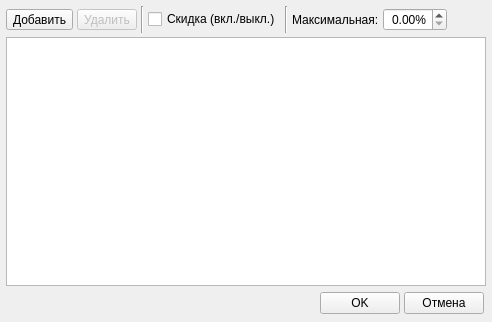
<?xml version="1.0" encoding="UTF-8"?>
<ui version="4.0">
 <class>FrameCardDiscounts</class>
 <widget class="QWidget" name="FrameCardDiscounts">
  <property name="geometry">
   <rect>
    <x>0</x>
    <y>0</y>
    <width>492</width>
    <height>322</height>
   </rect>
  </property>
  <property name="windowTitle">
   <string>Form</string>
  </property>
  <layout class="QVBoxLayout" name="verticalLayout">
   <property name="spacing">
    <number>4</number>
   </property>
   <property name="leftMargin">
    <number>6</number>
   </property>
   <property name="topMargin">
    <number>6</number>
   </property>
   <property name="rightMargin">
    <number>6</number>
   </property>
   <property name="bottomMargin">
    <number>6</number>
   </property>
   <item>
    <layout class="QHBoxLayout" name="horizontalLayout">
     <item>
      <widget class="QToolButton" name="toolButtonAddDiscount">
       <property name="toolTip">
        <string>Добавить скидку из справочника скидок</string>
       </property>
       <property name="text">
        <string>Добавить</string>
       </property>
       <property name="icon">
        <iconset resource="../../res.qrc">
         <normaloff>:/32/icons/32x32/add.png</normaloff>:/32/icons/32x32/add.png</iconset>
       </property>
       <property name="iconSize">
        <size>
         <width>24</width>
         <height>24</height>
        </size>
       </property>
       <property name="toolButtonStyle">
        <enum>Qt::ToolButtonTextBesideIcon</enum>
       </property>
      </widget>
     </item>
     <item>
      <widget class="QToolButton" name="toolButtonDelDiscount">
       <property name="enabled">
        <bool>false</bool>
       </property>
       <property name="toolTip">
        <string>Удалить скидку</string>
       </property>
       <property name="text">
        <string>Удалить</string>
       </property>
       <property name="icon">
        <iconset resource="../../res.qrc">
         <normaloff>:/32/icons/32x32/delete.png</normaloff>:/32/icons/32x32/delete.png</iconset>
       </property>
       <property name="iconSize">
        <size>
         <width>24</width>
         <height>24</height>
        </size>
       </property>
      </widget>
     </item>
     <item>
      <widget class="Line" name="line">
       <property name="orientation">
        <enum>Qt::Vertical</enum>
       </property>
      </widget>
     </item>
     <item>
      <widget class="QCheckBox" name="checkBoxIsDiscount">
       <property name="text">
        <string>Скидка (вкл./выкл.)</string>
       </property>
      </widget>
     </item>
     <item>
      <widget class="Line" name="line_2">
       <property name="orientation">
        <enum>Qt::Vertical</enum>
       </property>
      </widget>
     </item>
     <item>
      <widget class="QLabel" name="label_9">
       <property name="text">
        <string>Максимальная:</string>
       </property>
      </widget>
     </item>
     <item>
      <widget class="QDoubleSpinBox" name="doubleSpinBoxMaxDiscount">
       <property name="sizePolicy">
        <sizepolicy hsizetype="Preferred" vsizetype="Fixed">
         <horstretch>0</horstretch>
         <verstretch>0</verstretch>
        </sizepolicy>
       </property>
       <property name="alignment">
        <set>Qt::AlignRight|Qt::AlignTrailing|Qt::AlignVCenter</set>
       </property>
       <property name="suffix">
        <string>%</string>
       </property>
       <property name="maximum">
        <double>999.000000000000000</double>
       </property>
      </widget>
     </item>
     <item>
      <spacer name="horizontalSpacer_4">
       <property name="orientation">
        <enum>Qt::Horizontal</enum>
       </property>
       <property name="sizeType">
        <enum>QSizePolicy::Expanding</enum>
       </property>
       <property name="sizeHint" stdset="0">
        <size>
         <width>58</width>
         <height>27</height>
        </size>
       </property>
      </spacer>
     </item>
    </layout>
   </item>
   <item>
    <widget class="QTreeView" name="treeViewDiscounts">
     <property name="selectionMode">
      <enum>QAbstractItemView::ExtendedSelection</enum>
     </property>
    </widget>
   </item>
   <item>
    <layout class="QHBoxLayout" name="horizontalLayout_3">
     <property name="leftMargin">
      <number>2</number>
     </property>
     <property name="topMargin">
      <number>2</number>
     </property>
     <property name="rightMargin">
      <number>2</number>
     </property>
     <property name="bottomMargin">
      <number>2</number>
     </property>
     <item>
      <spacer name="horizontalSpacer_3">
       <property name="orientation">
        <enum>Qt::Horizontal</enum>
       </property>
       <property name="sizeHint" stdset="0">
        <size>
         <width>40</width>
         <height>20</height>
        </size>
       </property>
      </spacer>
     </item>
     <item>
      <widget class="QPushButton" name="buttonOK">
       <property name="enabled">
        <bool>true</bool>
       </property>
       <property name="sizePolicy">
        <sizepolicy hsizetype="Preferred" vsizetype="Fixed">
         <horstretch>0</horstretch>
         <verstretch>0</verstretch>
        </sizepolicy>
       </property>
       <property name="minimumSize">
        <size>
         <width>0</width>
         <height>0</height>
        </size>
       </property>
       <property name="maximumSize">
        <size>
         <width>16777215</width>
         <height>16777215</height>
        </size>
       </property>
       <property name="baseSize">
        <size>
         <width>0</width>
         <height>50</height>
        </size>
       </property>
       <property name="text">
        <string>OK</string>
       </property>
       <property name="iconSize">
        <size>
         <width>24</width>
         <height>24</height>
        </size>
       </property>
       <property name="flat">
        <bool>false</bool>
       </property>
      </widget>
     </item>
     <item>
      <widget class="QPushButton" name="buttonCancel">
       <property name="sizePolicy">
        <sizepolicy hsizetype="Preferred" vsizetype="Fixed">
         <horstretch>0</horstretch>
         <verstretch>0</verstretch>
        </sizepolicy>
       </property>
       <property name="minimumSize">
        <size>
         <width>0</width>
         <height>0</height>
        </size>
       </property>
       <property name="maximumSize">
        <size>
         <width>16777215</width>
         <height>16777215</height>
        </size>
       </property>
       <property name="text">
        <string>Отмена</string>
       </property>
       <property name="iconSize">
        <size>
         <width>24</width>
         <height>24</height>
        </size>
       </property>
       <property name="flat">
        <bool>false</bool>
       </property>
      </widget>
     </item>
    </layout>
   </item>
  </layout>
 </widget>
 <resources>
  <include location="../../res.qrc"/>
 </resources>
 <connections/>
</ui>
